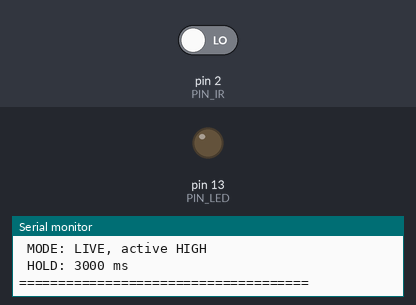
Recording of a sketch running on a simulated Arduino Uno, built with avr-gcc and run on an emulated ATmega328P. Shown: output pins drawn as LEDs (lit = HIGH), the last lines printed to the serial monitor. The test bench sets the inputs (shaded band); at power-on: pin 2 (PIN_IR) LOW.

Above: at 1.2 s.
1.3 s: pin 2 (PIN_IR) driven HIGH
At 2.1 s:
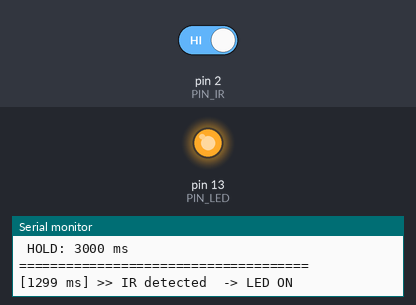
Timing chart, 0 to 4.3 s (numbered marks = the images above; inputs shaded):
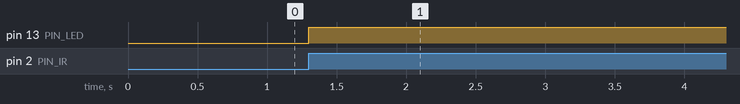

Measured:
- after the input at 1.3 s, pin 13 (PIN_LED): LOW → HIGH at once

The sketch:

ir_led.ino
```cpp
/* ============================================================================
 *  红外感应亮灯  |  IR Sensor -> LED
 *  板子: Arduino UNO / Nano (ATmega328P)
 *  日期: 2026-10-15
 * ----------------------------------------------------------------------------
 *  【接线】
 *
 *    红外传感器            Arduino UNO
 *      VCC  ---------------  5V
 *      GND  ---------------  GND
 *      OUT  ---------------  D2
 *
 *    LED（板载 D13 已有一颗，外接可选）
 *      长脚(+) --- 220Ω --- D13
 *      短脚(-) ----------- GND
 *
 *  【传感器类型】最常见的两种，改下面 IR_ACTIVE_HIGH 一个值就能切换：
 *    HC-SR501 人体红外(PIR)    有人时输出【高】电平  ->  IR_ACTIVE_HIGH = 1
 *    红外避障 / 循迹模块        有障碍时输出【低】电平 ->  IR_ACTIVE_HIGH = 0
 *
 *  【三种运行模式】
 *    正常模式     接好线直接烧录，人靠近 -> 灯亮，离开 3 秒后 -> 灯灭
 *    DEMO_MODE=1  不接任何传感器，灯自动每 2 秒亮一次（"假装能用"模式）
 *    串口监视器   9600 波特率，能看到每次触发/熄灭的时间戳
 * ==========================================================================*/

// ----------------------------- 可调参数 -----------------------------------

// 传感器触发电平：1 = 高电平触发(PIR)，0 = 低电平触发(避障/循迹模块)
#define IR_ACTIVE_HIGH   1

// 信号消失后延时多久关灯（毫秒）。PIR 模块本身也有旋钮可调。
#define HOLD_MS          3000UL

// 演示模式：不用接传感器，灯会自己闪，方便先看效果。要用真传感器就改成 0
#define DEMO_MODE        0

// 引脚
const uint8_t PIN_IR  = 2;    // 红外传感器 OUT
const uint8_t PIN_LED = 13;   // LED（板载 + 外接）

// ----------------------------- 内部状态 -----------------------------------

unsigned long lastTriggerMs = 0;   // 最近一次检测到信号的时间
bool          ledOn         = false;

// ----------------------------- 读传感器 -----------------------------------

bool irTriggered() {
#if DEMO_MODE
  // 没接传感器时的假信号：每 2 秒"触发"一次，触发 1 秒
  return (millis() % 2000UL) < 1000UL;
#else
  bool level = (digitalRead(PIN_IR) == HIGH);
  return IR_ACTIVE_HIGH ? level : !level;
#endif
}

// ----------------------------- 初始化 -------------------------------------

void setup() {
  pinMode(PIN_IR, INPUT);
  pinMode(PIN_LED, OUTPUT);
  digitalWrite(PIN_LED, LOW);

  Serial.begin(9600);
  Serial.println(F("====================================="));
  Serial.println(F(" IR -> LED ready"));
#if DEMO_MODE
  Serial.println(F(" MODE: DEMO (no sensor needed)"));
#else
  Serial.print(F(" MODE: LIVE, active "));
  Serial.println(IR_ACTIVE_HIGH ? F("HIGH") : F("LOW"));
#endif
  Serial.print(F(" HOLD: "));
  Serial.print(HOLD_MS);
  Serial.println(F(" ms"));
  Serial.println(F("====================================="));
}

// ----------------------------- 主循环 -------------------------------------

void loop() {
  unsigned long now = millis();

  // 1) 检测到红外信号 -> 亮灯（并在串口报一次）
  if (irTriggered()) {
    lastTriggerMs = now;
    if (!ledOn) {
      ledOn = true;
      digitalWrite(PIN_LED, HIGH);
      Serial.print(F("["));
      Serial.print(now);
      Serial.println(F(" ms] >> IR detected  -> LED ON"));
    }
  }

  // 2) 信号消失并超过保持时间 -> 关灯
  if (ledOn && (now - lastTriggerMs >= HOLD_MS)) {
    ledOn = false;
    digitalWrite(PIN_LED, LOW);
    Serial.print(F("["));
    Serial.print(now);
    Serial.println(F(" ms] << no signal    -> LED OFF"));
  }
}

/* ----------------------------------------------------------------------------
 *  串口监视器预期输出（DEMO_MODE=1 时）：
 *
 *  =====================================
 *   IR -> LED ready
 *   MODE: DEMO (no sensor needed)
 *   HOLD: 3000 ms
 *  =====================================
 *  [1000 ms] >> IR detected  -> LED ON
 *  [4000 ms] << no signal    -> LED OFF
 *  [5000 ms] >> IR detected  -> LED ON
 *  [8000 ms] << no signal    -> LED OFF
 * --------------------------------------------------------------------------*/
```
